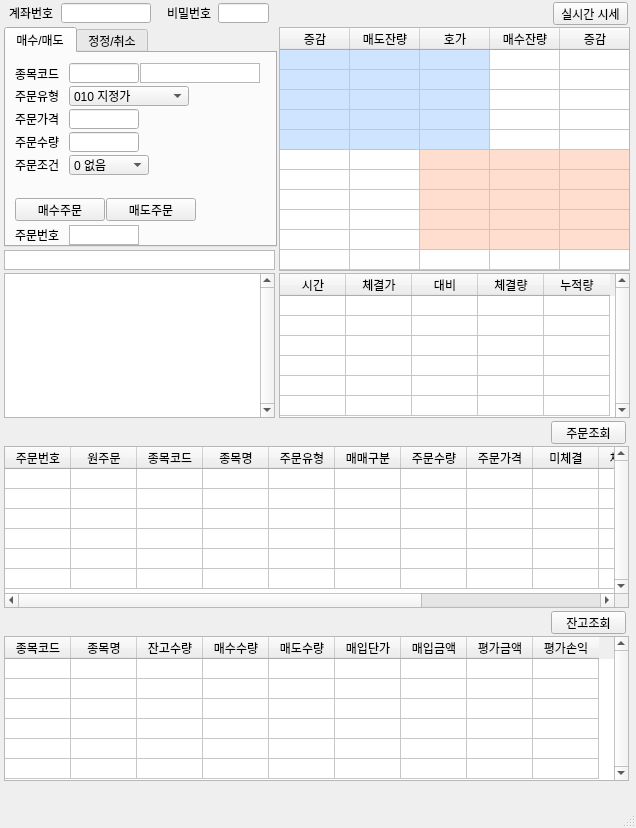
<?xml version="1.0" encoding="UTF-8"?>
<ui version="4.0">
 <class>LinkWindow</class>
 <widget class="QMainWindow" name="LinkWindow">
  <property name="geometry">
   <rect>
    <x>0</x>
    <y>0</y>
    <width>636</width>
    <height>828</height>
   </rect>
  </property>
  <property name="windowTitle">
   <string>MainWindow</string>
  </property>
  <widget class="QWidget" name="centralwidget">
   <widget class="QTextBrowser" name="TxtBrLog">
    <property name="geometry">
     <rect>
      <x>4</x>
      <y>273</y>
      <width>271</width>
      <height>145</height>
     </rect>
    </property>
    <property name="verticalScrollBarPolicy">
     <enum>Qt::ScrollBarAlwaysOn</enum>
    </property>
   </widget>
   <widget class="QLineEdit" name="EditAcno">
    <property name="geometry">
     <rect>
      <x>61</x>
      <y>3</y>
      <width>90</width>
      <height>20</height>
     </rect>
    </property>
    <property name="maxLength">
     <number>11</number>
    </property>
   </widget>
   <widget class="QLineEdit" name="EditPswd">
    <property name="geometry">
     <rect>
      <x>218</x>
      <y>3</y>
      <width>51</width>
      <height>20</height>
     </rect>
    </property>
    <property name="maxLength">
     <number>11</number>
    </property>
   </widget>
   <widget class="QTableWidget" name="TablePrc">
    <property name="geometry">
     <rect>
      <x>279</x>
      <y>27</y>
      <width>351</width>
      <height>244</height>
     </rect>
    </property>
    <property name="verticalScrollBarPolicy">
     <enum>Qt::ScrollBarAlwaysOff</enum>
    </property>
    <property name="horizontalScrollBarPolicy">
     <enum>Qt::ScrollBarAlwaysOff</enum>
    </property>
    <property name="rowCount">
     <number>12</number>
    </property>
    <property name="columnCount">
     <number>5</number>
    </property>
    <attribute name="horizontalHeaderVisible">
     <bool>true</bool>
    </attribute>
    <attribute name="horizontalHeaderCascadingSectionResizes">
     <bool>false</bool>
    </attribute>
    <attribute name="horizontalHeaderDefaultSectionSize">
     <number>70</number>
    </attribute>
    <attribute name="horizontalHeaderShowSortIndicator" stdset="0">
     <bool>false</bool>
    </attribute>
    <attribute name="verticalHeaderVisible">
     <bool>false</bool>
    </attribute>
    <attribute name="verticalHeaderDefaultSectionSize">
     <number>20</number>
    </attribute>
    <row/>
    <row/>
    <row/>
    <row/>
    <row/>
    <row/>
    <row/>
    <row/>
    <row/>
    <row/>
    <row/>
    <row/>
    <column>
     <property name="text">
      <string>증감</string>
     </property>
    </column>
    <column>
     <property name="text">
      <string>매도잔량</string>
     </property>
    </column>
    <column>
     <property name="text">
      <string>호가</string>
     </property>
    </column>
    <column>
     <property name="text">
      <string>매수잔량</string>
     </property>
    </column>
    <column>
     <property name="text">
      <string>증감</string>
     </property>
    </column>
    <item row="0" column="0">
     <property name="text">
      <string/>
     </property>
     <property name="background">
      <brush brushstyle="SolidPattern">
       <color alpha="255">
        <red>207</red>
        <green>229</green>
        <blue>255</blue>
       </color>
      </brush>
     </property>
    </item>
    <item row="0" column="1">
     <property name="text">
      <string/>
     </property>
     <property name="background">
      <brush brushstyle="SolidPattern">
       <color alpha="255">
        <red>207</red>
        <green>229</green>
        <blue>255</blue>
       </color>
      </brush>
     </property>
    </item>
    <item row="0" column="2">
     <property name="text">
      <string/>
     </property>
     <property name="background">
      <brush brushstyle="SolidPattern">
       <color alpha="255">
        <red>207</red>
        <green>229</green>
        <blue>255</blue>
       </color>
      </brush>
     </property>
    </item>
    <item row="1" column="0">
     <property name="text">
      <string/>
     </property>
     <property name="background">
      <brush brushstyle="SolidPattern">
       <color alpha="255">
        <red>207</red>
        <green>229</green>
        <blue>255</blue>
       </color>
      </brush>
     </property>
    </item>
    <item row="1" column="1">
     <property name="text">
      <string/>
     </property>
     <property name="background">
      <brush brushstyle="SolidPattern">
       <color alpha="255">
        <red>207</red>
        <green>229</green>
        <blue>255</blue>
       </color>
      </brush>
     </property>
    </item>
    <item row="1" column="2">
     <property name="text">
      <string/>
     </property>
     <property name="background">
      <brush brushstyle="SolidPattern">
       <color alpha="255">
        <red>207</red>
        <green>229</green>
        <blue>255</blue>
       </color>
      </brush>
     </property>
    </item>
    <item row="2" column="0">
     <property name="text">
      <string/>
     </property>
     <property name="background">
      <brush brushstyle="SolidPattern">
       <color alpha="255">
        <red>207</red>
        <green>229</green>
        <blue>255</blue>
       </color>
      </brush>
     </property>
    </item>
    <item row="2" column="1">
     <property name="text">
      <string/>
     </property>
     <property name="background">
      <brush brushstyle="SolidPattern">
       <color alpha="255">
        <red>207</red>
        <green>229</green>
        <blue>255</blue>
       </color>
      </brush>
     </property>
    </item>
    <item row="2" column="2">
     <property name="text">
      <string/>
     </property>
     <property name="background">
      <brush brushstyle="SolidPattern">
       <color alpha="255">
        <red>207</red>
        <green>229</green>
        <blue>255</blue>
       </color>
      </brush>
     </property>
    </item>
    <item row="3" column="0">
     <property name="text">
      <string/>
     </property>
     <property name="background">
      <brush brushstyle="SolidPattern">
       <color alpha="255">
        <red>207</red>
        <green>229</green>
        <blue>255</blue>
       </color>
      </brush>
     </property>
    </item>
    <item row="3" column="1">
     <property name="text">
      <string/>
     </property>
     <property name="background">
      <brush brushstyle="SolidPattern">
       <color alpha="255">
        <red>207</red>
        <green>229</green>
        <blue>255</blue>
       </color>
      </brush>
     </property>
    </item>
    <item row="3" column="2">
     <property name="text">
      <string/>
     </property>
     <property name="background">
      <brush brushstyle="SolidPattern">
       <color alpha="255">
        <red>207</red>
        <green>229</green>
        <blue>255</blue>
       </color>
      </brush>
     </property>
    </item>
    <item row="4" column="0">
     <property name="text">
      <string/>
     </property>
     <property name="background">
      <brush brushstyle="SolidPattern">
       <color alpha="255">
        <red>207</red>
        <green>229</green>
        <blue>255</blue>
       </color>
      </brush>
     </property>
    </item>
    <item row="4" column="1">
     <property name="text">
      <string/>
     </property>
     <property name="background">
      <brush brushstyle="SolidPattern">
       <color alpha="255">
        <red>207</red>
        <green>229</green>
        <blue>255</blue>
       </color>
      </brush>
     </property>
    </item>
    <item row="4" column="2">
     <property name="text">
      <string/>
     </property>
     <property name="background">
      <brush brushstyle="SolidPattern">
       <color alpha="255">
        <red>207</red>
        <green>229</green>
        <blue>255</blue>
       </color>
      </brush>
     </property>
    </item>
    <item row="5" column="2">
     <property name="text">
      <string/>
     </property>
     <property name="background">
      <brush brushstyle="SolidPattern">
       <color alpha="255">
        <red>255</red>
        <green>221</green>
        <blue>207</blue>
       </color>
      </brush>
     </property>
    </item>
    <item row="5" column="3">
     <property name="text">
      <string/>
     </property>
     <property name="background">
      <brush brushstyle="SolidPattern">
       <color alpha="255">
        <red>255</red>
        <green>221</green>
        <blue>207</blue>
       </color>
      </brush>
     </property>
    </item>
    <item row="5" column="4">
     <property name="text">
      <string/>
     </property>
     <property name="background">
      <brush brushstyle="SolidPattern">
       <color alpha="255">
        <red>255</red>
        <green>221</green>
        <blue>207</blue>
       </color>
      </brush>
     </property>
    </item>
    <item row="6" column="2">
     <property name="text">
      <string/>
     </property>
     <property name="background">
      <brush brushstyle="SolidPattern">
       <color alpha="255">
        <red>255</red>
        <green>221</green>
        <blue>207</blue>
       </color>
      </brush>
     </property>
    </item>
    <item row="6" column="3">
     <property name="text">
      <string/>
     </property>
     <property name="background">
      <brush brushstyle="SolidPattern">
       <color alpha="255">
        <red>255</red>
        <green>221</green>
        <blue>207</blue>
       </color>
      </brush>
     </property>
    </item>
    <item row="6" column="4">
     <property name="text">
      <string/>
     </property>
     <property name="background">
      <brush brushstyle="SolidPattern">
       <color alpha="255">
        <red>255</red>
        <green>221</green>
        <blue>207</blue>
       </color>
      </brush>
     </property>
    </item>
    <item row="7" column="2">
     <property name="text">
      <string/>
     </property>
     <property name="background">
      <brush brushstyle="SolidPattern">
       <color alpha="255">
        <red>255</red>
        <green>221</green>
        <blue>207</blue>
       </color>
      </brush>
     </property>
    </item>
    <item row="7" column="3">
     <property name="text">
      <string/>
     </property>
     <property name="background">
      <brush brushstyle="SolidPattern">
       <color alpha="255">
        <red>255</red>
        <green>221</green>
        <blue>207</blue>
       </color>
      </brush>
     </property>
    </item>
    <item row="7" column="4">
     <property name="text">
      <string/>
     </property>
     <property name="background">
      <brush brushstyle="SolidPattern">
       <color alpha="255">
        <red>255</red>
        <green>221</green>
        <blue>207</blue>
       </color>
      </brush>
     </property>
    </item>
    <item row="8" column="2">
     <property name="text">
      <string/>
     </property>
     <property name="background">
      <brush brushstyle="SolidPattern">
       <color alpha="255">
        <red>255</red>
        <green>221</green>
        <blue>207</blue>
       </color>
      </brush>
     </property>
    </item>
    <item row="8" column="3">
     <property name="text">
      <string/>
     </property>
     <property name="background">
      <brush brushstyle="SolidPattern">
       <color alpha="255">
        <red>255</red>
        <green>221</green>
        <blue>207</blue>
       </color>
      </brush>
     </property>
    </item>
    <item row="8" column="4">
     <property name="text">
      <string/>
     </property>
     <property name="background">
      <brush brushstyle="SolidPattern">
       <color alpha="255">
        <red>255</red>
        <green>221</green>
        <blue>207</blue>
       </color>
      </brush>
     </property>
    </item>
    <item row="9" column="2">
     <property name="text">
      <string/>
     </property>
     <property name="background">
      <brush brushstyle="SolidPattern">
       <color alpha="255">
        <red>255</red>
        <green>221</green>
        <blue>207</blue>
       </color>
      </brush>
     </property>
    </item>
    <item row="9" column="3">
     <property name="text">
      <string/>
     </property>
     <property name="background">
      <brush brushstyle="SolidPattern">
       <color alpha="255">
        <red>255</red>
        <green>221</green>
        <blue>207</blue>
       </color>
      </brush>
     </property>
    </item>
    <item row="9" column="4">
     <property name="text">
      <string/>
     </property>
     <property name="background">
      <brush brushstyle="SolidPattern">
       <color alpha="255">
        <red>255</red>
        <green>221</green>
        <blue>207</blue>
       </color>
      </brush>
     </property>
    </item>
    <item row="10" column="2">
     <property name="text">
      <string/>
     </property>
     <property name="background">
      <brush brushstyle="NoBrush">
       <color alpha="255">
        <red>0</red>
        <green>0</green>
        <blue>0</blue>
       </color>
      </brush>
     </property>
    </item>
   </widget>
   <widget class="QLabel" name="label">
    <property name="geometry">
     <rect>
      <x>9</x>
      <y>7</y>
      <width>48</width>
      <height>12</height>
     </rect>
    </property>
    <property name="text">
     <string>계좌번호</string>
    </property>
   </widget>
   <widget class="QLabel" name="label_2">
    <property name="geometry">
     <rect>
      <x>167</x>
      <y>7</y>
      <width>48</width>
      <height>12</height>
     </rect>
    </property>
    <property name="text">
     <string>비밀번호</string>
    </property>
   </widget>
   <widget class="QTableWidget" name="TableTick">
    <property name="geometry">
     <rect>
      <x>279</x>
      <y>273</y>
      <width>351</width>
      <height>145</height>
     </rect>
    </property>
    <property name="verticalScrollBarPolicy">
     <enum>Qt::ScrollBarAlwaysOn</enum>
    </property>
    <property name="horizontalScrollBarPolicy">
     <enum>Qt::ScrollBarAlwaysOff</enum>
    </property>
    <property name="rowCount">
     <number>6</number>
    </property>
    <property name="columnCount">
     <number>5</number>
    </property>
    <attribute name="horizontalHeaderVisible">
     <bool>true</bool>
    </attribute>
    <attribute name="horizontalHeaderDefaultSectionSize">
     <number>66</number>
    </attribute>
    <attribute name="verticalHeaderVisible">
     <bool>false</bool>
    </attribute>
    <attribute name="verticalHeaderDefaultSectionSize">
     <number>20</number>
    </attribute>
    <row/>
    <row/>
    <row/>
    <row/>
    <row/>
    <row/>
    <column>
     <property name="text">
      <string>시간</string>
     </property>
    </column>
    <column>
     <property name="text">
      <string>체결가</string>
     </property>
    </column>
    <column>
     <property name="text">
      <string>대비</string>
     </property>
    </column>
    <column>
     <property name="text">
      <string>체결량</string>
     </property>
    </column>
    <column>
     <property name="text">
      <string>누적량</string>
     </property>
    </column>
    <item row="0" column="0">
     <property name="text">
      <string/>
     </property>
    </item>
    <item row="1" column="0">
     <property name="text">
      <string/>
     </property>
     <property name="textAlignment">
      <set>AlignCenter</set>
     </property>
    </item>
    <item row="1" column="1">
     <property name="textAlignment">
      <set>AlignTrailing|AlignVCenter</set>
     </property>
    </item>
    <item row="1" column="2">
     <property name="textAlignment">
      <set>AlignTrailing|AlignVCenter</set>
     </property>
    </item>
    <item row="1" column="3">
     <property name="textAlignment">
      <set>AlignTrailing|AlignVCenter</set>
     </property>
    </item>
    <item row="1" column="4">
     <property name="textAlignment">
      <set>AlignJustify|AlignVCenter</set>
     </property>
    </item>
    <item row="2" column="3">
     <property name="textAlignment">
      <set>AlignTrailing|AlignVCenter</set>
     </property>
    </item>
    <item row="2" column="4">
     <property name="text">
      <string/>
     </property>
     <property name="textAlignment">
      <set>AlignTrailing|AlignVCenter</set>
     </property>
    </item>
   </widget>
   <widget class="QTableWidget" name="TablePstn">
    <property name="geometry">
     <rect>
      <x>4</x>
      <y>636</y>
      <width>625</width>
      <height>145</height>
     </rect>
    </property>
    <property name="verticalScrollBarPolicy">
     <enum>Qt::ScrollBarAlwaysOn</enum>
    </property>
    <property name="horizontalScrollBarPolicy">
     <enum>Qt::ScrollBarAlwaysOff</enum>
    </property>
    <property name="rowCount">
     <number>6</number>
    </property>
    <property name="columnCount">
     <number>9</number>
    </property>
    <attribute name="horizontalHeaderVisible">
     <bool>true</bool>
    </attribute>
    <attribute name="horizontalHeaderDefaultSectionSize">
     <number>66</number>
    </attribute>
    <attribute name="verticalHeaderVisible">
     <bool>false</bool>
    </attribute>
    <attribute name="verticalHeaderDefaultSectionSize">
     <number>20</number>
    </attribute>
    <row/>
    <row/>
    <row/>
    <row/>
    <row/>
    <row/>
    <column>
     <property name="text">
      <string>종목코드</string>
     </property>
    </column>
    <column>
     <property name="text">
      <string>종목명</string>
     </property>
    </column>
    <column>
     <property name="text">
      <string>잔고수량</string>
     </property>
    </column>
    <column>
     <property name="text">
      <string>매수수량</string>
     </property>
    </column>
    <column>
     <property name="text">
      <string>매도수량</string>
     </property>
    </column>
    <column>
     <property name="text">
      <string>매입단가</string>
     </property>
    </column>
    <column>
     <property name="text">
      <string>매입금액</string>
     </property>
    </column>
    <column>
     <property name="text">
      <string>평가금액</string>
     </property>
    </column>
    <column>
     <property name="text">
      <string>평가손익</string>
     </property>
    </column>
   </widget>
   <widget class="QPushButton" name="BtnPstn">
    <property name="geometry">
     <rect>
      <x>551</x>
      <y>611</y>
      <width>75</width>
      <height>23</height>
     </rect>
    </property>
    <property name="text">
     <string>잔고조회</string>
    </property>
   </widget>
   <widget class="QPushButton" name="BtnPrc">
    <property name="geometry">
     <rect>
      <x>553</x>
      <y>2</y>
      <width>75</width>
      <height>23</height>
     </rect>
    </property>
    <property name="text">
     <string>실시간 시세</string>
    </property>
   </widget>
   <widget class="QTableWidget" name="TableTrd">
    <property name="geometry">
     <rect>
      <x>4</x>
      <y>446</y>
      <width>625</width>
      <height>162</height>
     </rect>
    </property>
    <property name="verticalScrollBarPolicy">
     <enum>Qt::ScrollBarAlwaysOn</enum>
    </property>
    <property name="horizontalScrollBarPolicy">
     <enum>Qt::ScrollBarAsNeeded</enum>
    </property>
    <property name="rowCount">
     <number>6</number>
    </property>
    <property name="columnCount">
     <number>13</number>
    </property>
    <attribute name="horizontalHeaderVisible">
     <bool>true</bool>
    </attribute>
    <attribute name="horizontalHeaderDefaultSectionSize">
     <number>66</number>
    </attribute>
    <attribute name="verticalHeaderVisible">
     <bool>false</bool>
    </attribute>
    <attribute name="verticalHeaderDefaultSectionSize">
     <number>20</number>
    </attribute>
    <row/>
    <row/>
    <row/>
    <row/>
    <row/>
    <row/>
    <column>
     <property name="text">
      <string>주문번호</string>
     </property>
    </column>
    <column>
     <property name="text">
      <string>원주문</string>
     </property>
    </column>
    <column>
     <property name="text">
      <string>종목코드</string>
     </property>
    </column>
    <column>
     <property name="text">
      <string>종목명</string>
     </property>
    </column>
    <column>
     <property name="text">
      <string>주문유형</string>
     </property>
    </column>
    <column>
     <property name="text">
      <string>매매구분</string>
     </property>
    </column>
    <column>
     <property name="text">
      <string>주문수량</string>
     </property>
    </column>
    <column>
     <property name="text">
      <string>주문가격</string>
     </property>
    </column>
    <column>
     <property name="text">
      <string>미체결</string>
     </property>
    </column>
    <column>
     <property name="text">
      <string>체결수량</string>
     </property>
    </column>
    <column>
     <property name="text">
      <string>체결단가</string>
     </property>
    </column>
    <column/>
    <column/>
   </widget>
   <widget class="QTabWidget" name="tabWidget">
    <property name="geometry">
     <rect>
      <x>4</x>
      <y>27</y>
      <width>273</width>
      <height>220</height>
     </rect>
    </property>
    <property name="currentIndex">
     <number>0</number>
    </property>
    <widget class="QWidget" name="tabBuySell">
     <attribute name="title">
      <string>매수/매도</string>
     </attribute>
     <widget class="QComboBox" name="CmbBns">
      <property name="geometry">
       <rect>
        <x>63</x>
        <y>33</y>
        <width>120</width>
        <height>20</height>
       </rect>
      </property>
      <item>
       <property name="text">
        <string>010 지정가</string>
       </property>
      </item>
      <item>
       <property name="text">
        <string>020 시장가</string>
       </property>
      </item>
      <item>
       <property name="text">
        <string>030 조건부지정가</string>
       </property>
      </item>
      <item>
       <property name="text">
        <string>040 최유리지정가</string>
       </property>
      </item>
      <item>
       <property name="text">
        <string>050 최우선지정가</string>
       </property>
      </item>
     </widget>
     <widget class="QLabel" name="label_7">
      <property name="geometry">
       <rect>
        <x>9</x>
        <y>106</y>
        <width>50</width>
        <height>12</height>
       </rect>
      </property>
      <property name="text">
       <string>주문조건</string>
      </property>
     </widget>
     <widget class="QLabel" name="label_5">
      <property name="geometry">
       <rect>
        <x>9</x>
        <y>60</y>
        <width>50</width>
        <height>12</height>
       </rect>
      </property>
      <property name="text">
       <string>주문가격</string>
      </property>
     </widget>
     <widget class="QLineEdit" name="EditCode">
      <property name="geometry">
       <rect>
        <x>63</x>
        <y>10</y>
        <width>70</width>
        <height>20</height>
       </rect>
      </property>
      <property name="maxLength">
       <number>11</number>
      </property>
     </widget>
     <widget class="QLineEdit" name="EditQty">
      <property name="geometry">
       <rect>
        <x>63</x>
        <y>79</y>
        <width>70</width>
        <height>20</height>
       </rect>
      </property>
      <property name="inputMethodHints">
       <set>Qt::ImhDigitsOnly</set>
      </property>
      <property name="maxLength">
       <number>11</number>
      </property>
      <property name="alignment">
       <set>Qt::AlignRight|Qt::AlignTrailing|Qt::AlignVCenter</set>
      </property>
     </widget>
     <widget class="QLineEdit" name="EditPrc">
      <property name="geometry">
       <rect>
        <x>63</x>
        <y>56</y>
        <width>70</width>
        <height>20</height>
       </rect>
      </property>
      <property name="inputMethodHints">
       <set>Qt::ImhDigitsOnly</set>
      </property>
      <property name="maxLength">
       <number>11</number>
      </property>
      <property name="frame">
       <bool>true</bool>
      </property>
      <property name="alignment">
       <set>Qt::AlignRight|Qt::AlignTrailing|Qt::AlignVCenter</set>
      </property>
     </widget>
     <widget class="QLabel" name="label_4">
      <property name="geometry">
       <rect>
        <x>9</x>
        <y>37</y>
        <width>50</width>
        <height>12</height>
       </rect>
      </property>
      <property name="text">
       <string>주문유형</string>
      </property>
     </widget>
     <widget class="QComboBox" name="CmbCnd">
      <property name="geometry">
       <rect>
        <x>63</x>
        <y>102</y>
        <width>80</width>
        <height>20</height>
       </rect>
      </property>
      <item>
       <property name="text">
        <string>0 없음</string>
       </property>
      </item>
      <item>
       <property name="text">
        <string>1 IOC</string>
       </property>
      </item>
      <item>
       <property name="text">
        <string>2 FOK</string>
       </property>
      </item>
     </widget>
     <widget class="QLabel" name="label_6">
      <property name="geometry">
       <rect>
        <x>9</x>
        <y>83</y>
        <width>50</width>
        <height>12</height>
       </rect>
      </property>
      <property name="text">
       <string>주문수량</string>
      </property>
     </widget>
     <widget class="QLabel" name="label_3">
      <property name="geometry">
       <rect>
        <x>9</x>
        <y>15</y>
        <width>50</width>
        <height>12</height>
       </rect>
      </property>
      <property name="text">
       <string>종목코드</string>
      </property>
     </widget>
     <widget class="QPushButton" name="BtnBuy">
      <property name="geometry">
       <rect>
        <x>9</x>
        <y>145</y>
        <width>90</width>
        <height>23</height>
       </rect>
      </property>
      <property name="text">
       <string>매수주문</string>
      </property>
     </widget>
     <widget class="QPushButton" name="BtnSell">
      <property name="geometry">
       <rect>
        <x>100</x>
        <y>145</y>
        <width>90</width>
        <height>23</height>
       </rect>
      </property>
      <property name="text">
       <string>매도주문</string>
      </property>
     </widget>
     <widget class="QTextBrowser" name="TxtBrNm">
      <property name="geometry">
       <rect>
        <x>134</x>
        <y>10</y>
        <width>120</width>
        <height>20</height>
       </rect>
      </property>
      <property name="verticalScrollBarPolicy">
       <enum>Qt::ScrollBarAlwaysOff</enum>
      </property>
     </widget>
     <widget class="QTextBrowser" name="TxtBrOrdNo">
      <property name="geometry">
       <rect>
        <x>63</x>
        <y>172</y>
        <width>70</width>
        <height>20</height>
       </rect>
      </property>
      <property name="verticalScrollBarPolicy">
       <enum>Qt::ScrollBarAlwaysOff</enum>
      </property>
     </widget>
     <widget class="QLabel" name="label_8">
      <property name="geometry">
       <rect>
        <x>9</x>
        <y>176</y>
        <width>50</width>
        <height>12</height>
       </rect>
      </property>
      <property name="text">
       <string>주문번호</string>
      </property>
     </widget>
    </widget>
    <widget class="QWidget" name="tabMdCl">
     <attribute name="title">
      <string>정정/취소</string>
     </attribute>
     <widget class="QPushButton" name="BtnCncl">
      <property name="geometry">
       <rect>
        <x>100</x>
        <y>145</y>
        <width>90</width>
        <height>23</height>
       </rect>
      </property>
      <property name="text">
       <string>취소주문</string>
      </property>
     </widget>
     <widget class="QTextBrowser" name="TxtBrOrdNo_2">
      <property name="geometry">
       <rect>
        <x>63</x>
        <y>172</y>
        <width>70</width>
        <height>20</height>
       </rect>
      </property>
      <property name="verticalScrollBarPolicy">
       <enum>Qt::ScrollBarAlwaysOff</enum>
      </property>
     </widget>
     <widget class="QLabel" name="label_9">
      <property name="geometry">
       <rect>
        <x>9</x>
        <y>15</y>
        <width>50</width>
        <height>12</height>
       </rect>
      </property>
      <property name="text">
       <string>종목코드</string>
      </property>
     </widget>
     <widget class="QLineEdit" name="EditCode_2">
      <property name="geometry">
       <rect>
        <x>63</x>
        <y>10</y>
        <width>70</width>
        <height>20</height>
       </rect>
      </property>
      <property name="maxLength">
       <number>11</number>
      </property>
     </widget>
     <widget class="QLineEdit" name="EditQty_2">
      <property name="geometry">
       <rect>
        <x>63</x>
        <y>79</y>
        <width>70</width>
        <height>20</height>
       </rect>
      </property>
      <property name="inputMethodHints">
       <set>Qt::ImhDigitsOnly</set>
      </property>
      <property name="maxLength">
       <number>11</number>
      </property>
      <property name="alignment">
       <set>Qt::AlignRight|Qt::AlignTrailing|Qt::AlignVCenter</set>
      </property>
     </widget>
     <widget class="QLineEdit" name="EditPrc_2">
      <property name="geometry">
       <rect>
        <x>63</x>
        <y>56</y>
        <width>70</width>
        <height>20</height>
       </rect>
      </property>
      <property name="inputMethodHints">
       <set>Qt::ImhDigitsOnly</set>
      </property>
      <property name="maxLength">
       <number>11</number>
      </property>
      <property name="frame">
       <bool>true</bool>
      </property>
      <property name="alignment">
       <set>Qt::AlignRight|Qt::AlignTrailing|Qt::AlignVCenter</set>
      </property>
     </widget>
     <widget class="QLabel" name="label_11">
      <property name="geometry">
       <rect>
        <x>9</x>
        <y>37</y>
        <width>50</width>
        <height>12</height>
       </rect>
      </property>
      <property name="text">
       <string>원주문</string>
      </property>
     </widget>
     <widget class="QPushButton" name="BtnMdfy">
      <property name="geometry">
       <rect>
        <x>9</x>
        <y>145</y>
        <width>90</width>
        <height>23</height>
       </rect>
      </property>
      <property name="text">
       <string>정정주문</string>
      </property>
     </widget>
     <widget class="QLabel" name="label_12">
      <property name="geometry">
       <rect>
        <x>9</x>
        <y>60</y>
        <width>50</width>
        <height>12</height>
       </rect>
      </property>
      <property name="text">
       <string>주문가격</string>
      </property>
     </widget>
     <widget class="QLabel" name="label_13">
      <property name="geometry">
       <rect>
        <x>9</x>
        <y>83</y>
        <width>50</width>
        <height>12</height>
       </rect>
      </property>
      <property name="text">
       <string>주문수량</string>
      </property>
     </widget>
     <widget class="QLabel" name="label_14">
      <property name="geometry">
       <rect>
        <x>9</x>
        <y>176</y>
        <width>50</width>
        <height>12</height>
       </rect>
      </property>
      <property name="text">
       <string>주문번호</string>
      </property>
     </widget>
     <widget class="QTextBrowser" name="TxtBrNm_2">
      <property name="geometry">
       <rect>
        <x>134</x>
        <y>10</y>
        <width>120</width>
        <height>20</height>
       </rect>
      </property>
      <property name="verticalScrollBarPolicy">
       <enum>Qt::ScrollBarAlwaysOff</enum>
      </property>
     </widget>
     <widget class="QLineEdit" name="EditOOrdNo">
      <property name="geometry">
       <rect>
        <x>63</x>
        <y>33</y>
        <width>70</width>
        <height>20</height>
       </rect>
      </property>
      <property name="inputMethodHints">
       <set>Qt::ImhDigitsOnly</set>
      </property>
      <property name="maxLength">
       <number>11</number>
      </property>
      <property name="frame">
       <bool>true</bool>
      </property>
      <property name="alignment">
       <set>Qt::AlignRight|Qt::AlignTrailing|Qt::AlignVCenter</set>
      </property>
     </widget>
    </widget>
   </widget>
   <widget class="QTextBrowser" name="TxtBrErr">
    <property name="geometry">
     <rect>
      <x>4</x>
      <y>250</y>
      <width>271</width>
      <height>20</height>
     </rect>
    </property>
    <property name="verticalScrollBarPolicy">
     <enum>Qt::ScrollBarAlwaysOff</enum>
    </property>
   </widget>
   <widget class="QPushButton" name="BtnTrd">
    <property name="geometry">
     <rect>
      <x>551</x>
      <y>421</y>
      <width>75</width>
      <height>23</height>
     </rect>
    </property>
    <property name="text">
     <string>주문조회</string>
    </property>
   </widget>
  </widget>
  <widget class="QMenuBar" name="menubar">
   <property name="geometry">
    <rect>
     <x>0</x>
     <y>0</y>
     <width>636</width>
     <height>21</height>
    </rect>
   </property>
  </widget>
  <widget class="QStatusBar" name="statusbar"/>
 </widget>
 <resources/>
 <connections/>
</ui>
